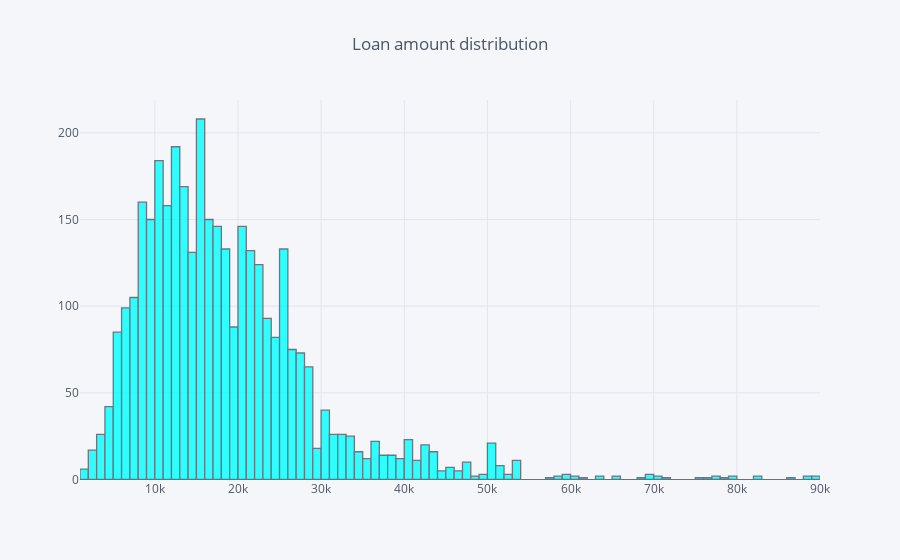

Source (notebook cell):
### Markdown cell above
We see that Loans have a high variance and the mean is higher than the median,
let's plot the column:

### Code cell
Train.LOAN.iplot(kind='hist', title = 'Loan amount distribution', hline=(0), color = ['cyan'])

### Figure 1 — Plotly figure (JSON) as saved in the notebook; plotly's stock layout.template omitted (floating-point values rounded to 4 significant figures; data arrays with more than 128 entries replaced by an {"elided": "..."} marker saying what was removed)
{"data": [{"histfunc": "count", "histnorm": "", "marker": {"color": "rgba(0, 255, 255, 1.0)", "line": {"color": "#4D5663", "width": 1.3}}, "name": "LOAN", "opacity": 0.8, "orientation": "v", "type": "histogram", "x": {"elided": "3576 int values"}}], "layout": {"autosize": true, "barmode": "overlay", "legend": {"bgcolor": "#F5F6F9", "font": {"color": "#4D5663"}}, "paper_bgcolor": "#F5F6F9", "plot_bgcolor": "#F5F6F9", "shapes": [{"line": {"color": "#db4052", "dash": "solid", "width": 1}, "type": "line", "x0": 0, "x1": 1, "xref": "paper", "y0": 0, "y1": 0, "yref": "y"}], "title": {"font": {"color": "#4D5663"}, "text": "Loan amount distribution"}, "xaxis": {"autorange": true, "gridcolor": "#E1E5ED", "range": [999.5, 90000.0], "showgrid": true, "tickfont": {"color": "#4D5663"}, "title": {"font": {"color": "#4D5663"}, "text": ""}, "type": "linear", "zerolinecolor": "#E1E5ED"}, "yaxis": {"autorange": true, "gridcolor": "#E1E5ED", "range": [-0.61, 219.0], "showgrid": true, "tickfont": {"color": "#4D5663"}, "title": {"font": {"color": "#4D5663"}, "text": ""}, "zerolinecolor": "#E1E5ED"}}}
